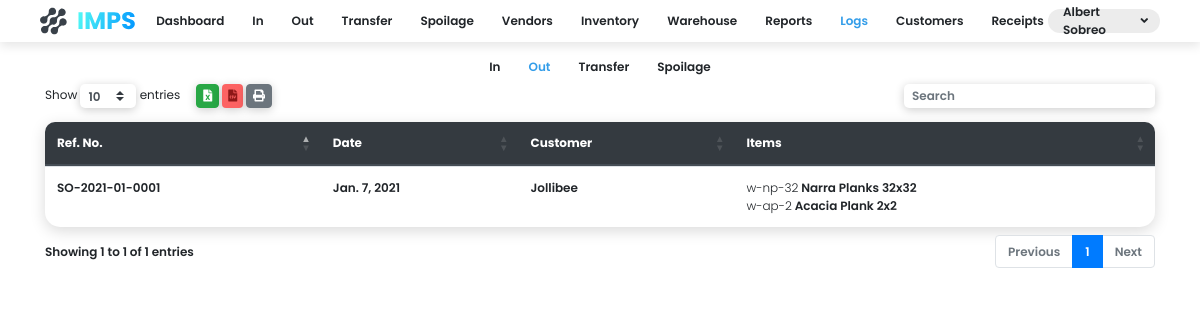
/logs/out/ (signed in), run on the app's committed database.
### app/models.py (models this page shows, shortened)
class User(models.Model):
    first_name = models.CharField(max_length=255)
    last_name = models.CharField(max_length=255)
    position = models.CharField(max_length=255)
    login = models.ForeignKey(Login, on_delete=models.CASCADE)

class Sales_Order(models.Model):
    ref_id = models.CharField(max_length=255)
    date = models.DateField()
    customer = models.ForeignKey(Customer, on_delete=models.CASCADE)
    approved = models.BooleanField()

class Customer(models.Model):
    name = models.CharField(max_length=255)
    owner_first_name = models.CharField(max_length=255, null=True, blank=True)
    owner_first_name = models.CharField(max_length=255, null=True, blank=True)
    address = models.CharField(max_length=255, null=True, blank=True)
    landline = models.CharField(max_length=255, null=True, blank=True)
    email = models.CharField(max_length=255, null=True, blank=True)
    mobile = models.CharField(max_length=255, null=True, blank=True)
    bank = models.CharField(max_length=255, null=True, blank=True)
    bank_number = models.CharField(max_length=255, null=True, blank=True)

class Sales_Item(models.Model):
    product = models.ForeignKey(Product, on_delete=models.CASCADE)
    sales_order = models.ForeignKey(Sales_Order, on_delete=models.CASCADE)
    remaining = models.IntegerField()
    sales_quantity = models.IntegerField()

class Product(models.Model):
    code = models.CharField(max_length=255)
    name = models.CharField(max_length=255)
    description = models.TextField(null=True, blank=True)
    quantity = models.IntegerField()
    turnover = models.DecimalField(max_digits=3, decimal_places=2, null=True, blank=True)
    warehouse = models.ForeignKey(Warehouse, on_delete=models.CASCADE, null=True, blank=True)

### app/views/logs.py (the view)
# urls.py: path('logs/out/', views.salesLogsView),
def salesLogsView(request):
    if request.session.is_empty():
        return redirect('/login/')
    context = {
        'sales': Sales_Order.objects.all(),
        'me': User.objects.select_related().get(login__username=request.session.get('username')),
    }
    return render(request, 'logs_sales.html', context)

### templates/logs_sales.html (shortened to what this page needs)
<!DOCTYPE html>
<html lang="en">
<head>
    <link rel="stylesheet" href="https://cdn.jsdelivr.net/npm/bootstrap@4.5.3/dist/css/bootstrap.min.css">
    <link rel="stylesheet" href="https://cdnjs.cloudflare.com/ajax/libs/twitter-bootstrap/4.5.2/css/bootstrap.css">
    <link rel="stylesheet" href="https://cdn.datatables.net/buttons/1.6.5/css/buttons.dataTables.min.css">
    <link rel="stylesheet" href="https://cdn.datatables.net/1.10.22/css/dataTables.bootstrap4.min.css">
    <link rel="stylesheet" href="/static/css/style.css">
    <link rel="stylesheet" href="https://use.fontawesome.com/releases/v5.15.1/css/all.css">
</head>
<body>
    <body class="font-size-12">
      <div class="c-nav d-flex font-w-600 mb-3">
        <div class="c-nav-item justify-content-start">
          <img src="/static/media/Group 117.svg" class="logo">
        </div>
        <div class="justify-content-center c-nav-links">
            <div onclick="location.href='#'">Dashboard</div>
            <div onclick="location.href='/in'">In</div>
            <div onclick="location.href='/out'">Out</div>
            <div onclick="location.href='#'">Transfer</div>
            <div onclick="location.href='#'">Spoilage</div>
            <div onclick="location.href='#'">Vendors</div>
            <div onclick="location.href='/inventory-page'">Inventory</div>
            <div onclick="location.href='/'">Warehouse</div>
            <div onclick="location.href='#'">Reports</div>
            <div onclick="location.href='/logs/in'" class="active">Logs</div>
            <div onclick="location.href='#'">Customers</div>
            <div onclick="location.href='#'">Receipts</div>
        </div>
        <div class="c-nav-item justify-content-end dropdown">
          <div class="nav-name" data-toggle="dropdown">
            <span>{{me.first_name}} {{me.last_name}}</span> <i class="fas fa-angle-down ml-1"></i>
          </div>
        </div>
      </div>
      <div class="d-flex font-w-600 mb-2 justify-content-center">
        <div class="justify-content-center c-nav-links">
            <div onclick="location.href='/logs/in'">In</div>
            <div onclick="location.href='/logs/out'" class="active">Out</div>
            <div onclick="location.href='/logs/transfer'">Transfer</div>
            <div onclick="location.href='/logs/spoilage'">Spoilage</div>
        </div>
        </div>
        <div class="container font-w-600">
            <table id="table" class="table box-shadow-medium b-tl-radius-10 b-tr-radius-10">
                <thead class="thead-dark">
                <tr class="">
                    <th class="b-tl-radius-10" style="border-top: 0px;">Ref. No.</th>
                    <th style="border-top: 0px;">Date</th>
                    <th style="border-top: 0px;">Customer</th>
                    <th class="b-tr-radius-10" style="border-top: 0px;">Items</th>
                </tr>
                </thead>
                <tbody>
                {%for sale in sales%}
                <tr>
                    <td>{{sale.ref_id}}</td>
                    <td>{{sale.date}}</td>
                    <td>{{sale.customer.name}}</td>
                    <td>
                      {%for item in sale.sales_item_set.all%}
                      <span class="font-w-300">{{item.product.code}}</span> <span>{{item.product.name}}</span><br/>
                      {%endfor%}
                    </td>
                </tr>
                {%endfor%}
                </tbody>
            </table>
        </div>
</body>
</html>

### static/css/style.css (style rules this page uses)
body { font-family: 'Poppins', sans-serif; min-width: 720px; }
.font-size-12 { font-size: 12px; }
.table { background: #fff; border-radius: 15px; }
.box-shadow-medium { box-shadow: 0px 4px 15px rgba(0,0,0,0.15); }
.font-w-300 { font-weight: 300; }
.font-w-600 { font-weight: 600; }
.b-tl-radius-10 { border-top-left-radius: 10px; }
.b-tr-radius-10 { border-top-right-radius: 10px; }
.c-nav { height: 42px; background: white; box-shadow: 0px 4px 10px rgba(0,0,0,0.10); width: 100%; padding-left:5vh; padding-right: 5vh; }
.c-nav-item { display: inline-flex; align-items: center; width: 10%; }
.c-nav-links { display: inline-flex; align-items: center; width: 80%; }
.c-nav-links div { transition: .1s; padding-left: 14px; padding-right: 14px; cursor: pointer; height: 100%; display: flex; align-items: center; }
.active { color: #339DE9; }
.logo { cursor: pointer; }
.nav-name { display: flex; height: 24px; background: #ECECEC; padding: 0px 12px 0px 15px; align-items: center; border-radius: 12px; cursor: pointer; }

### data on the page
User: first_name "Albert", last_name "Sobreo"
Sales_Order: ref_id "SO-2021-01-0001", date "Jan. 7, 2021", customer.name "Jollibee"
Sales_Item: product.code "w-np-32", product.name "Narra Planks 32x32"
Sales_Item: product.code "w-ap-2", product.name "Acacia Plank 2x2"
